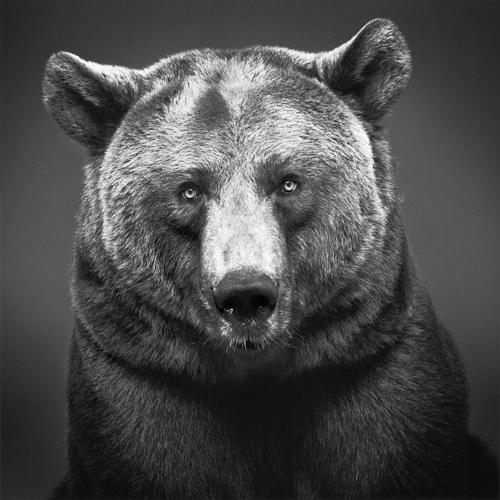
#> input picture oso.jpeg, 500 x 500 px
$ python rotateOG.py
#> lines starting #> are read from the running program, lines starting #| are printed output that depends on the picture
#rotation
import cv2
import numpy as np
import math
img1=cv2.imread('oso.jpeg',0)
#> img1 is the input picture: shape (500, 500); min 0, max 255, mean 74.6
f,c=img1.shape
#> f = 500; c = 500
angulo=0.785398
scale=0.7
coseno=(np.cos(angulo))*0.7
seno=(np.sin(angulo))*0.7
px=f/2
#> px = 250
py=c/2
#> py = 250
bx=(1-coseno)*px-seno*py
#> bx = 2.51
by=seno*px+(1-seno)*py
#> by = 250
M = np.float32([[coseno, seno,bx], [seno*(-1), coseno,by]])
dst=cv2.warpAffine(img1, M, (c, f))
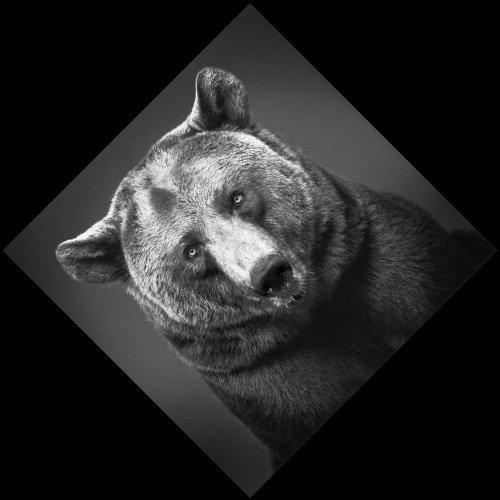
#> dst: shape (500, 500); min 0, max 253, mean 36.6
cv2.imshow('res',dst)
